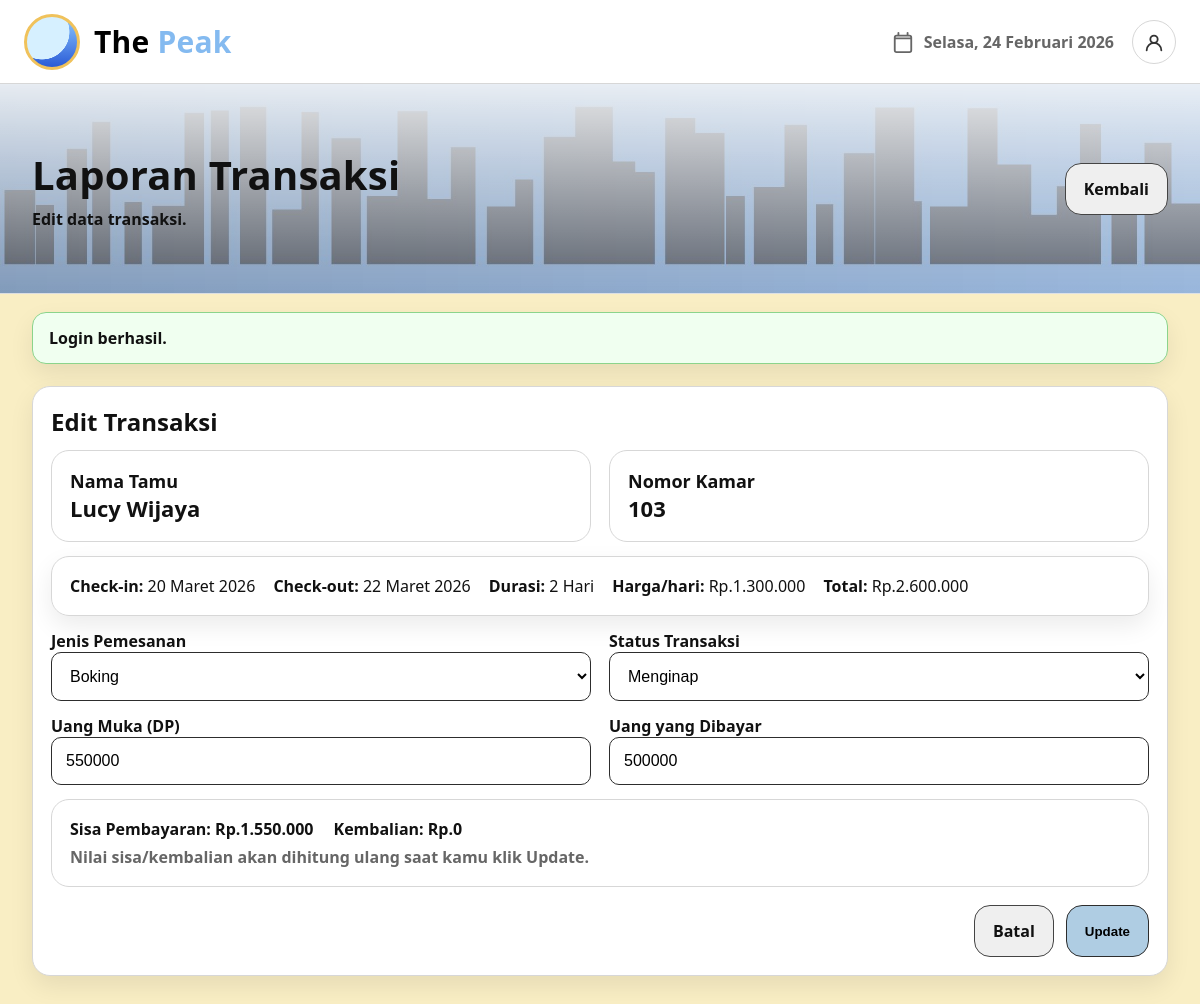
Page /transaction_edit.php?id=2 (signed in) on the committed database.
### tables this page shows
CREATE TABLE transactions (
  id INT AUTO_INCREMENT PRIMARY KEY,
  stay_id INT NOT NULL,
  booking_type ENUM('boking','langsung') NOT NULL DEFAULT 'langsung',
  total_days INT NOT NULL DEFAULT 1,
  price_per_day INT NOT NULL DEFAULT 0,
  total_amount INT NOT NULL DEFAULT 0,
  down_payment INT NOT NULL DEFAULT 0,
  paid_amount INT NOT NULL DEFAULT 0,
  remaining_amount INT NOT NULL DEFAULT 0,
  change_amount INT NOT NULL DEFAULT 0,
  status ENUM('menginap','checkout') NOT NULL DEFAULT 'menginap',
  created_at TIMESTAMP DEFAULT CURRENT_TIMESTAMP,
  CONSTRAINT fk_tx_stay FOREIGN KEY (stay_id) REFERENCES stays(id) ON DELETE CASCADE,
  INDEX idx_tx_status (status),
  INDEX idx_tx_created (created_at)
);

CREATE TABLE guests (
  id INT AUTO_INCREMENT PRIMARY KEY,
  name VARCHAR(120) NOT NULL,
  phone VARCHAR(30) NULL,
  email VARCHAR(120) NULL,
  address TEXT NULL,
  created_at TIMESTAMP DEFAULT CURRENT_TIMESTAMP
);

CREATE TABLE rooms (
  id INT AUTO_INCREMENT PRIMARY KEY,
  room_number VARCHAR(10) NOT NULL UNIQUE,
  type VARCHAR(50) NOT NULL,
  price_per_day INT NOT NULL DEFAULT 0,
  status ENUM('available','occupied','maintenance') NOT NULL DEFAULT 'available',
  created_at TIMESTAMP DEFAULT CURRENT_TIMESTAMP
);

CREATE TABLE stays (
  id INT AUTO_INCREMENT PRIMARY KEY,
  guest_id INT NOT NULL,
  room_id INT NOT NULL,
  check_in DATE NOT NULL,
  check_out DATE NOT NULL,
  status ENUM('menginap','selesai') NOT NULL DEFAULT 'menginap',
  created_at TIMESTAMP DEFAULT CURRENT_TIMESTAMP,
  CONSTRAINT fk_stays_guest FOREIGN KEY (guest_id) REFERENCES guests(id) ON DELETE CASCADE,
  CONSTRAINT fk_stays_room FOREIGN KEY (room_id) REFERENCES rooms(id) ON DELETE RESTRICT,
  INDEX idx_stays_status (status),
  INDEX idx_stays_dates (check_in, check_out)
);

### config/helpers.php (called while the page is built, shortened)
<?php
function e(?string $str): string {
  return htmlspecialchars($str ?? '', ENT_QUOTES, 'UTF-8');
}
function format_rupiah($amount): string {
  $n = (float)$amount;
  return 'Rp.' . number_format($n, 0, ',', '.');
}
function format_date_id(?string $dateYmd): string {
  $dt = DateTime::createFromFormat('Y-m-d', $dateYmd);
  $bulan = [
    1 => 'Januari', 2 => 'Februari', 3 => 'Maret', 4 => 'April', 5 => 'Mei', 6 => 'Juni',
    7 => 'Juli', 8 => 'Agustus', 9 => 'September', 10 => 'Oktober', 11 => 'November', 12 => 'Desember',
  ];
  $m = (int)$dt->format('n');
  return $dt->format('j') . ' ' . ($bulan[$m] ?? $dt->format('F')) . ' ' . $dt->format('Y');
}

### transaction_edit.php (the view, shortened to what this page needs)
<?php
$pdo = db();
$id = (int)($_GET['id'] ?? 0);
$stmt = $pdo->prepare("
  SELECT t.*, s.id AS stay_id, s.check_in, s.check_out, s.status AS stay_status,
         g.name AS guest_name, r.id AS room_id, r.room_number, r.status AS room_status
  FROM transactions t
  JOIN stays s ON s.id = t.stay_id
  JOIN guests g ON g.id = s.guest_id
  JOIN rooms r ON r.id = s.room_id
  WHERE t.id=:id
");
$stmt->execute([':id' => $id]);
$tx = $stmt->fetch();
$heroActionHtml = '<a class="btn btn-muted" href="report.php">Kembali</a>';
include __DIR__ . '/layout/header.php';
?>
<section class="section">
  <div class="panel">
    <h2 style="margin:0 0 12px;">Edit Transaksi</h2>
    <div style="display:grid; grid-template-columns: 1fr 1fr; gap:18px;">
      <div class="panel soft" style="box-shadow:none;">
        <div style="font-weight:900; font-size:18px;">Nama Tamu</div>
        <div style="font-size:22px; font-weight:900;"><?= e($tx['guest_name']) ?></div>
      </div>
      <div class="panel soft" style="box-shadow:none;">
        <div style="font-weight:900; font-size:18px;">Nomor Kamar</div>
        <div style="font-size:22px; font-weight:900;"><?= e($tx['room_number']) ?></div>
      </div>
    </div>
    <div style="margin-top:14px;" class="panel soft">
      <div style="display:flex; gap:18px; flex-wrap:wrap;">
        <div><b>Check-in:</b> <?= e(format_date_id($tx['check_in'])) ?></div>
        <div><b>Check-out:</b> <?= e(format_date_id($tx['check_out'])) ?></div>
        <div><b>Durasi:</b> <?= e((string)$tx['total_days']) ?> Hari</div>
        <div><b>Harga/hari:</b> <?= e(format_rupiah($tx['price_per_day'])) ?></div>
        <div><b>Total:</b> <?= e(format_rupiah($tx['total_amount'])) ?></div>
      </div>
    </div>
    <form method="post" style="margin-top:14px;">
      <div class="form-row">
        <div>
          <label style="font-weight:800;">Jenis Pemesanan</label>
          <select class="input" name="booking_type">
            <option value="boking" <?= $tx['booking_type']==='boking'?'selected':'' ?>>Boking</option>
          </select>
        </div>
        <div>
          <label style="font-weight:800;">Status Transaksi</label>
          <select class="input" name="status">
            <option value="menginap" <?= $tx['status']==='menginap'?'selected':'' ?>>Menginap</option>
          </select>
        </div>
      </div>
      <div class="form-row" style="margin-top:14px;">
        <div>
          <label style="font-weight:800;">Uang Muka (DP)</label>
          <input class="input" name="down_payment" value="<?= e((string)$tx['down_payment']) ?>" />
        </div>
        <div>
          <label style="font-weight:800;">Uang yang Dibayar</label>
          <input class="input" name="paid_amount" value="<?= e((string)$tx['paid_amount']) ?>" />
        </div>
      </div>
      <div class="panel soft" style="margin-top:14px; box-shadow:none;">
        <div style="display:flex; gap:20px; flex-wrap:wrap; font-weight:900;">
          <div>Sisa Pembayaran: <?= e(format_rupiah($tx['remaining_amount'])) ?></div>
          <div>Kembalian: <?= e(format_rupiah($tx['change_amount'])) ?></div>
        </div>
        <div style="color:#666;font-weight:700;margin-top:6px;">
          Nilai sisa/kembalian akan dihitung ulang saat kamu klik Update.
        </div>
      </div>
      <div style="margin-top:18px; display:flex; gap:12px; justify-content:flex-end;">
        <a class="btn btn-muted" href="report.php">Batal</a>
        <button class="btn" type="submit">Update</button>
      </div>
    </form>
  </div>
</section>
<?php include __DIR__ . '/layout/footer.php'; ?>

### assets/css/style.css (style rules this page uses)
:root { --bg: #F9EEC4; --bg-soft: #FFF7D5; --card: #ffffff; --text: #111; --muted: #6b6b6b; --border: #d7d7d7; --primary: #8FA7FF; --primary-2: #AFCDE3; --shadow: 0 10px 25px rgba(0,0,0,.08); --radius: 18px; }
* { box-sizing: border-box; }
html,body { height:100%; }
body { margin:0; font-family: system-ui, -apple-system, Segoe UI, Roboto, Arial, sans-serif; color: var(--text); background: var(--bg); }
a { color: inherit; text-decoration: none; }
.section { padding: 22px 32px 40px; }
.panel { background: var(--card); border-radius: var(--radius); border: 1px solid var(--border); box-shadow: var(--shadow); padding: 18px; }
.panel.soft { background: rgba(255,255,255,.9); }
.btn { display:inline-flex; align-items:center; gap: 10px; padding: 14px 18px; border-radius: 16px; border: 1px solid #2d2d2d; background: var(--primary-2); font-weight: 800; cursor:pointer; }
.btn-muted { background: #efefef; border-color: #444; }
.input, select.input, textarea.input { width: 100%; padding: 14px 14px; border-radius: 10px; border: 1px solid #2d2d2d; outline: none; font-size: 16px; background:#fff; }
.form-row { display:grid; grid-template-columns: repeat(2, 1fr); gap: 18px; }

### rows in the picture
transactions: guests.name "Lucy Wijaya", rooms.room_number "103", stay.check_in "20 Maret 2026", stay.check_out "22 Maret 2026", total_days "2", price_per_day "Rp.1.300.000", total_amount "Rp.2.600.000", booking_type "Boking", status "Menginap", down_payment "550000", paid_amount "500000", remaining_amount "Rp.1.550.000", change_amount "Rp.0"

### other values in the picture
$heroTitle "Laporan Transaksi"
$heroSubtitle "Edit data transaksi."
$msg "Login berhasil."
